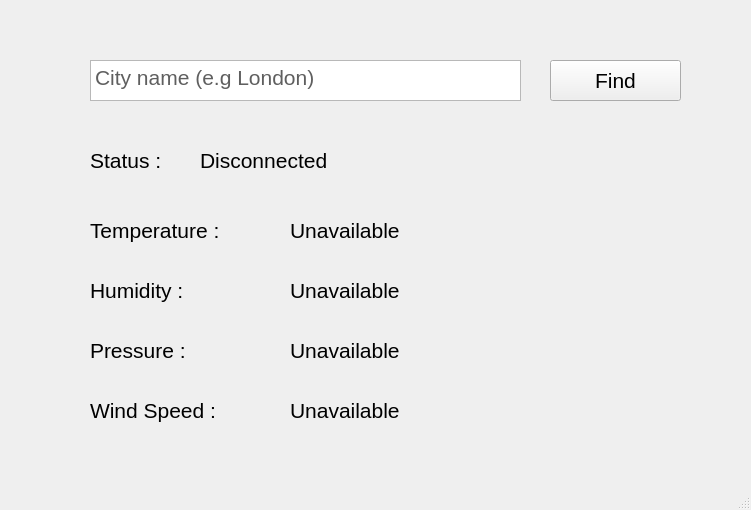
<?xml version="1.0" encoding="UTF-8"?>
<ui version="4.0">
 <class>MainWindow</class>
 <widget class="QMainWindow" name="MainWindow">
  <property name="geometry">
   <rect>
    <x>0</x>
    <y>0</y>
    <width>751</width>
    <height>510</height>
   </rect>
  </property>
  <property name="windowTitle">
   <string>MainWindow</string>
  </property>
  <widget class="QWidget" name="centralwidget">
   <widget class="QPushButton" name="Find_Button">
    <property name="geometry">
     <rect>
      <x>550</x>
      <y>60</y>
      <width>131</width>
      <height>41</height>
     </rect>
    </property>
    <property name="font">
     <font>
      <pointsize>16</pointsize>
     </font>
    </property>
    <property name="text">
     <string>Find</string>
    </property>
   </widget>
   <widget class="QTextEdit" name="Search_Bar">
    <property name="geometry">
     <rect>
      <x>90</x>
      <y>60</y>
      <width>431</width>
      <height>41</height>
     </rect>
    </property>
    <property name="font">
     <font>
      <pointsize>16</pointsize>
     </font>
    </property>
    <property name="html">
     <string>&lt;!DOCTYPE HTML PUBLIC &quot;-//W3C//DTD HTML 4.0//EN&quot; &quot;http://www.w3.org/TR/REC-html40/strict.dtd&quot;&gt;
&lt;html&gt;&lt;head&gt;&lt;meta name=&quot;qrichtext&quot; content=&quot;1&quot; /&gt;&lt;style type=&quot;text/css&quot;&gt;
p, li { white-space: pre-wrap; }
&lt;/style&gt;&lt;/head&gt;&lt;body style=&quot; font-family:'MS Shell Dlg 2'; font-size:16pt; font-weight:400; font-style:normal;&quot;&gt;
&lt;p style=&quot; margin-top:0px; margin-bottom:0px; margin-left:0px; margin-right:0px; -qt-block-indent:0; text-indent:0px;&quot;&gt;&lt;span style=&quot; color:#5f5f5f;&quot;&gt;City name (e.g London)&lt;/span&gt;&lt;/p&gt;&lt;/body&gt;&lt;/html&gt;</string>
    </property>
   </widget>
   <widget class="QLabel" name="label">
    <property name="geometry">
     <rect>
      <x>90</x>
      <y>140</y>
      <width>81</width>
      <height>41</height>
     </rect>
    </property>
    <property name="font">
     <font>
      <pointsize>16</pointsize>
     </font>
    </property>
    <property name="text">
     <string>Status :</string>
    </property>
   </widget>
   <widget class="QLabel" name="Current_Status">
    <property name="geometry">
     <rect>
      <x>200</x>
      <y>140</y>
      <width>301</width>
      <height>41</height>
     </rect>
    </property>
    <property name="font">
     <font>
      <pointsize>16</pointsize>
     </font>
    </property>
    <property name="text">
     <string>Disconnected</string>
    </property>
   </widget>
   <widget class="QLabel" name="label_3">
    <property name="geometry">
     <rect>
      <x>90</x>
      <y>210</y>
      <width>151</width>
      <height>41</height>
     </rect>
    </property>
    <property name="font">
     <font>
      <pointsize>16</pointsize>
     </font>
    </property>
    <property name="text">
     <string>Temperature :</string>
    </property>
   </widget>
   <widget class="QLabel" name="label_4">
    <property name="geometry">
     <rect>
      <x>90</x>
      <y>270</y>
      <width>151</width>
      <height>41</height>
     </rect>
    </property>
    <property name="font">
     <font>
      <pointsize>16</pointsize>
     </font>
    </property>
    <property name="text">
     <string>Humidity :</string>
    </property>
   </widget>
   <widget class="QLabel" name="label_5">
    <property name="geometry">
     <rect>
      <x>90</x>
      <y>330</y>
      <width>151</width>
      <height>41</height>
     </rect>
    </property>
    <property name="font">
     <font>
      <pointsize>16</pointsize>
     </font>
    </property>
    <property name="text">
     <string>Pressure :</string>
    </property>
   </widget>
   <widget class="QLabel" name="label_6">
    <property name="geometry">
     <rect>
      <x>90</x>
      <y>390</y>
      <width>151</width>
      <height>41</height>
     </rect>
    </property>
    <property name="font">
     <font>
      <pointsize>16</pointsize>
     </font>
    </property>
    <property name="text">
     <string>Wind Speed :</string>
    </property>
   </widget>
   <widget class="QLabel" name="Temp_Status">
    <property name="geometry">
     <rect>
      <x>290</x>
      <y>210</y>
      <width>361</width>
      <height>41</height>
     </rect>
    </property>
    <property name="font">
     <font>
      <pointsize>16</pointsize>
     </font>
    </property>
    <property name="text">
     <string>Unavailable</string>
    </property>
   </widget>
   <widget class="QLabel" name="Humidity_Status">
    <property name="geometry">
     <rect>
      <x>290</x>
      <y>270</y>
      <width>361</width>
      <height>41</height>
     </rect>
    </property>
    <property name="font">
     <font>
      <pointsize>16</pointsize>
     </font>
    </property>
    <property name="text">
     <string>Unavailable</string>
    </property>
   </widget>
   <widget class="QLabel" name="Pressure_Status">
    <property name="geometry">
     <rect>
      <x>290</x>
      <y>330</y>
      <width>361</width>
      <height>41</height>
     </rect>
    </property>
    <property name="font">
     <font>
      <pointsize>16</pointsize>
     </font>
    </property>
    <property name="text">
     <string>Unavailable</string>
    </property>
   </widget>
   <widget class="QLabel" name="WindSpeed_Status">
    <property name="geometry">
     <rect>
      <x>290</x>
      <y>390</y>
      <width>361</width>
      <height>41</height>
     </rect>
    </property>
    <property name="font">
     <font>
      <pointsize>16</pointsize>
     </font>
    </property>
    <property name="text">
     <string>Unavailable</string>
    </property>
   </widget>
  </widget>
  <widget class="QMenuBar" name="menubar">
   <property name="geometry">
    <rect>
     <x>0</x>
     <y>0</y>
     <width>751</width>
     <height>21</height>
    </rect>
   </property>
  </widget>
  <widget class="QStatusBar" name="statusbar"/>
 </widget>
 <resources/>
 <connections/>
</ui>
